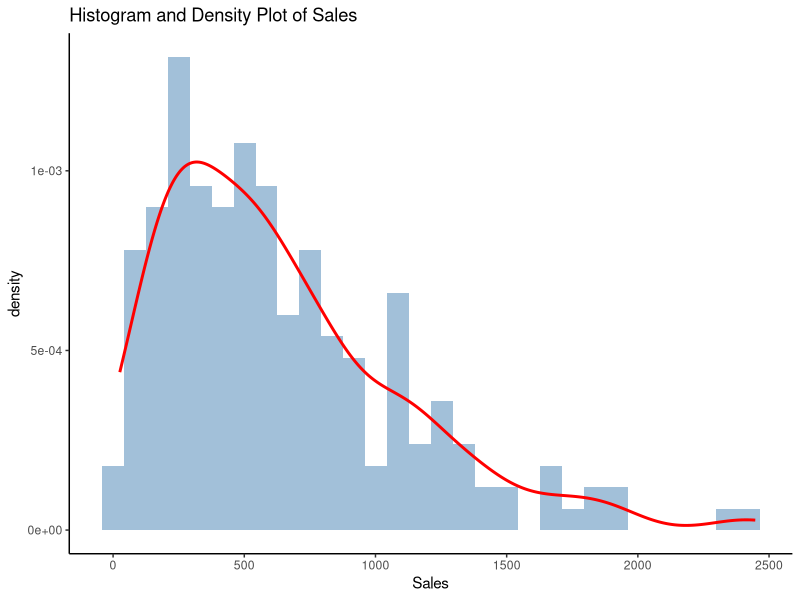
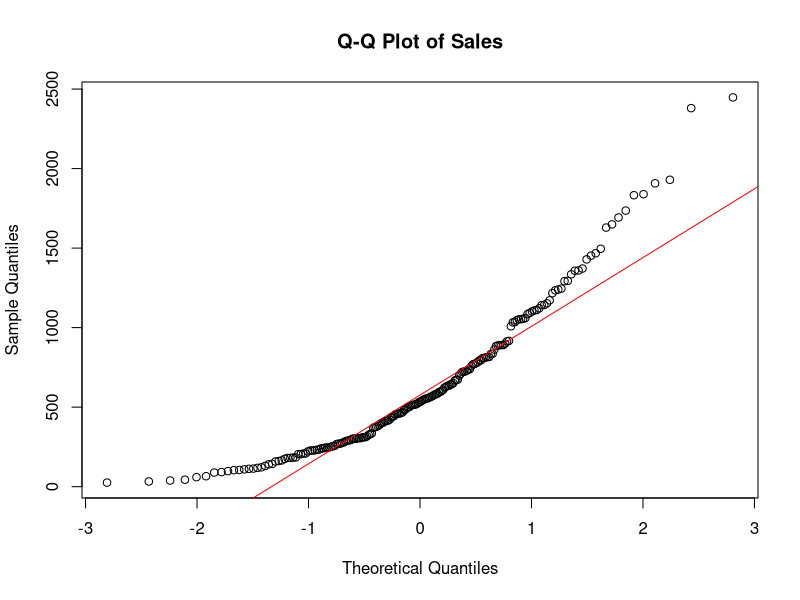
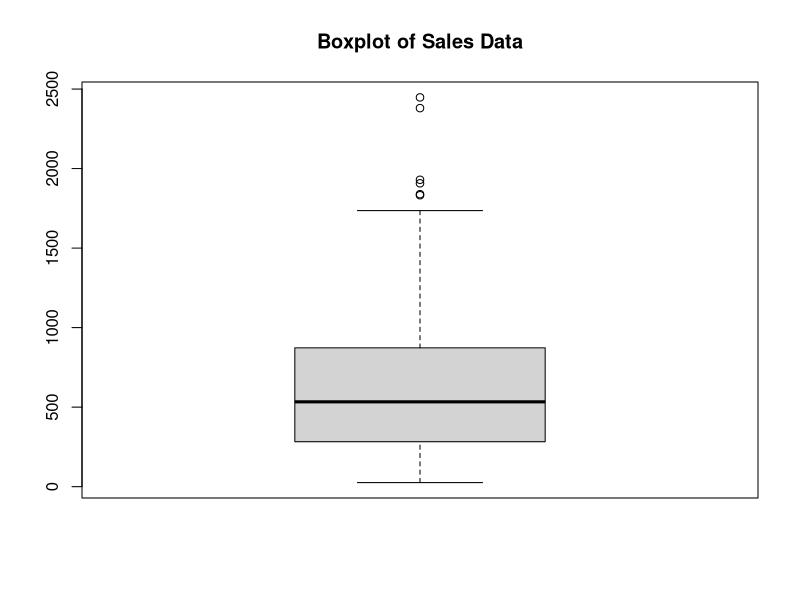
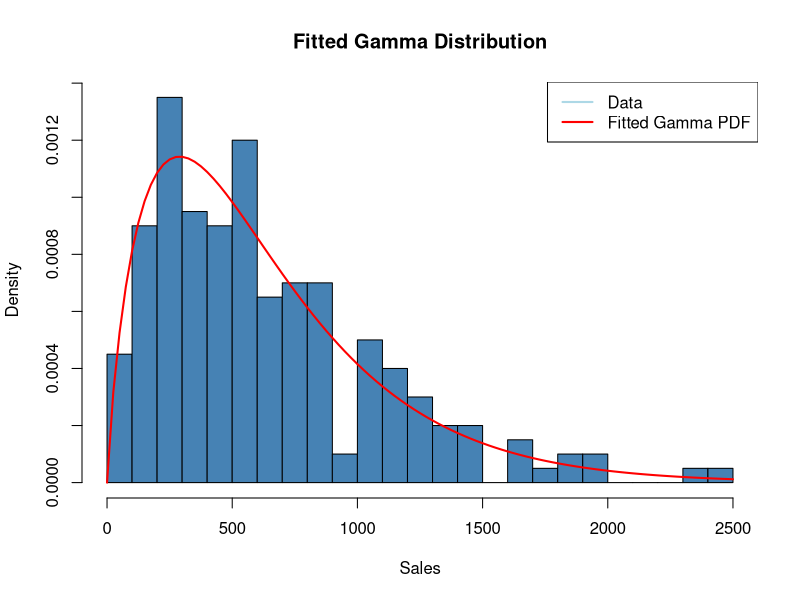
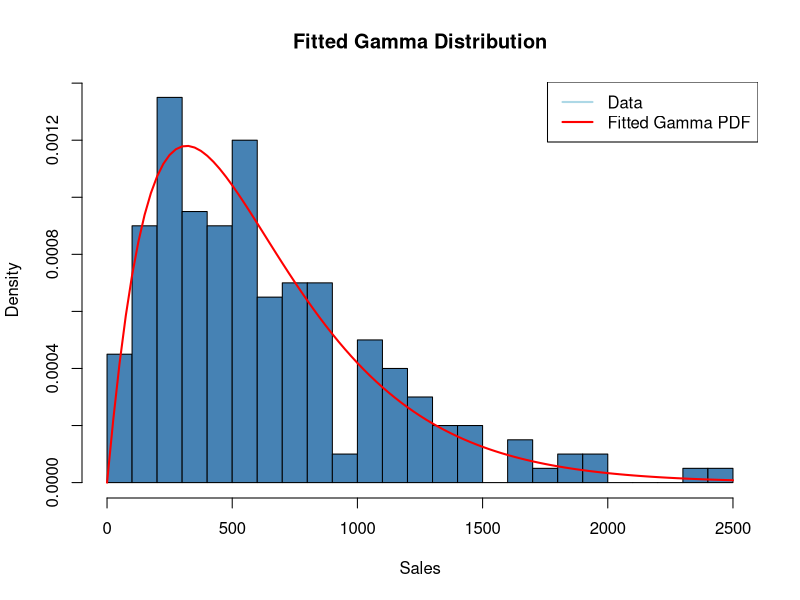
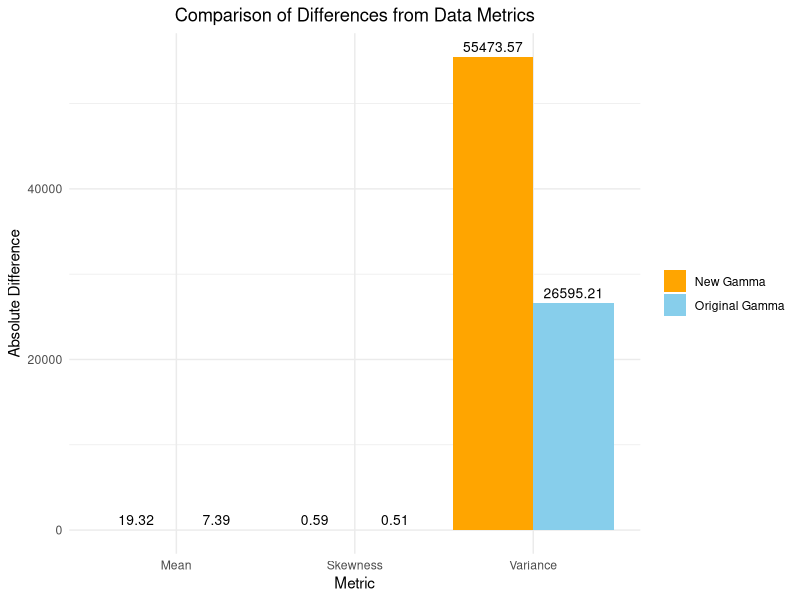
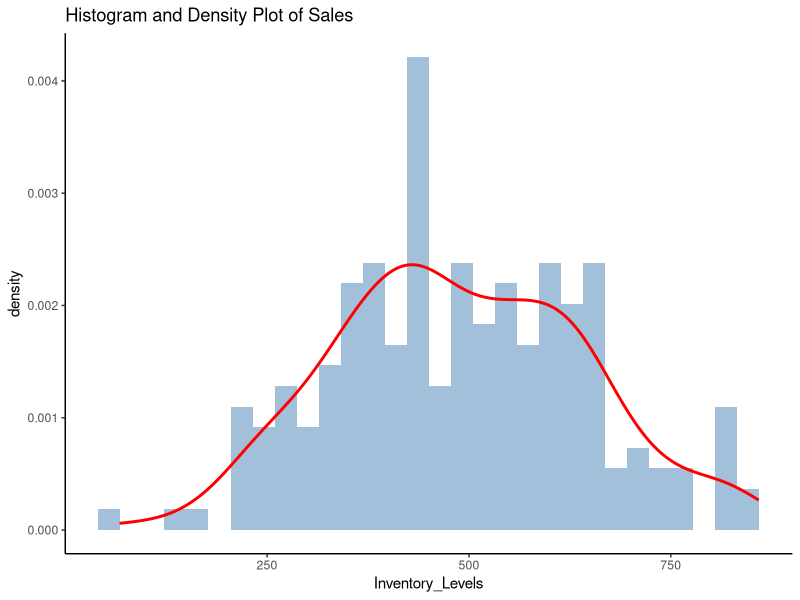
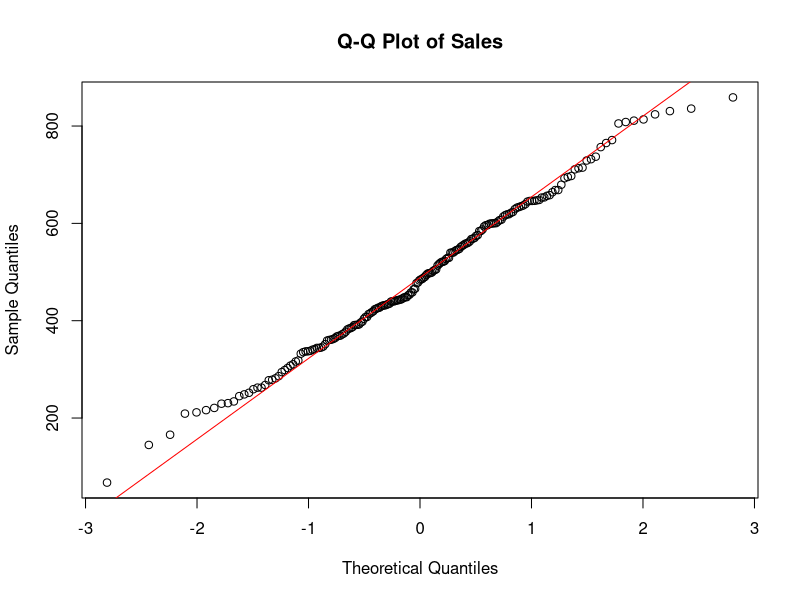

Reproduce these figures in R, in order.
## ---- chunk 1
library(dplyr)
library(e1071)
library(ggplot2)
library(MASS)
library(readr)
## ---- chunk 2
retail_df <- read_csv("synthetic_retail_data.csv")
## ---- chunk 3
head(retail_df)
## ---- chunk 4
glimpse(retail_df)
## ---- chunk 5
summary(retail_df)
## ---- chunk 6
# Isolate Sales data
retail_sales_df <- retail_df$Sales
summary(retail_sales_df)
sum(retail_sales_df<0)
sum(is.na(retail_sales_df))
shapiro.test(retail_sales_df)
## ---- chunk 7
ggplot(retail_df, aes(x = Sales)) +
  geom_histogram(aes(y = ..density..),
                 bins = 30, fill = "steelblue",
                 alpha = 0.5) +
  geom_density(color = "red", size = 1) +
  ggtitle("Histogram and Density Plot of Sales") +
  theme_classic()
## ---- chunk 8
qqnorm(retail_sales_df, 
       main = "Q-Q Plot of Sales")
qqline(retail_sales_df, 
       col = "red")
## ---- chunk 9
boxplot(retail_sales_df,
        main = "Boxplot of Sales Data")
## ---- chunk 10
sales_gamma_fit <- fitdistr(retail_sales_df, "gamma")
print(sales_gamma_fit)
## ---- chunk 11
# compute quantiles at 1% and and 99%
retail_sales_quantiles <- 
  quantile(retail_sales_df, probs =c(0.01,0.99))
# remove outliers below the 1% and above 99%
retail_sales_df_clean<- retail_sales_df[
  retail_sales_df >= retail_sales_quantiles[1] &
    retail_sales_df <= retail_sales_quantiles[2]
]
sales_gamma_fit_clean <- fitdistr(retail_sales_df_clean, "gamma")
print(sales_gamma_fit_clean)
## ---- chunk 12
hist(retail_sales_df,
     breaks = 30,
     probability = TRUE, 
     main = "Fitted Gamma Distribution",
     xlab = "Sales",
     col = "steelblue")

curve(dgamma(x,
             shape = 1.8349640762,
             rate = 0.0028810166), 
      col = "red",
      lwd = 2, 
      add = TRUE)

legend("topright",
       legend = c("Data",
                  "Fitted Gamma PDF"), 
       col = c("lightblue",
               "red"), lwd = 2)
## ---- chunk 13
hist(retail_sales_df,
     breaks = 30,
     probability = TRUE, 
     main = "Fitted Gamma Distribution",
     xlab = "Sales",
     col = "steelblue")

curve(dgamma(x,
             shape = 2.0323543224,
             rate = 0.0032518379 ), 
      col = "red",
      lwd = 2, 
      add = TRUE)

legend("topright",
       legend = c("Data",
                  "Fitted Gamma PDF"), 
       col = c("lightblue",
               "red"), lwd = 2)

## ---- chunk 14
cmp_metrics <- c("Mean", "Variance", "Skewness")

cmp_data_values <- c(617.595, 165599.6, 0.8891198)

# Original Gamma differences
cmp_shape1 <- 2.0323543224

cmp_rate1 <- 0.0032518379

cmp_original_gamma_values <- 
  c(cmp_shape1 / cmp_rate1,
    cmp_shape1 / (cmp_rate1^2),
    2 / sqrt(cmp_shape1))

cmp_original_differences <- 
  abs(cmp_original_gamma_values - cmp_data_values)

# New Gamma differences
cmp_shape2 <- 1.8349640762
cmp_rate2 <- 0.0028810166

cmp_new_gamma_values <- 
  c(cmp_shape2 / cmp_rate2,
    cmp_shape2 / (cmp_rate2^2),
    2 / sqrt(cmp_shape2))
cmp_new_differences <-
  abs(cmp_new_gamma_values - cmp_data_values)

# Prepare data for ggplot
plot_data <- data.frame(
  Metric = rep(cmp_metrics,
               times = 2),
  Difference = 
    c(cmp_original_differences,
                 cmp_new_differences),
  Gamma = rep(c("Original Gamma",
                "New Gamma"), 
              each = length(cmp_metrics))
)

# Create the clustered bar plot
ggplot(plot_data, aes(x = Metric, y = Difference, fill = Gamma)) +
  geom_bar(stat = "identity", position = position_dodge(width = 0.9)) +
  geom_text(aes(label = round(Difference, 2)), 
            position = position_dodge(width = 0.9), 
            vjust = -0.5, size = 3.5) +
  labs(
    title = "Comparison of Differences from Data Metrics",
    x = "Metric",
    y = "Absolute Difference"
  ) +
  scale_fill_manual(values = c("Original Gamma" = "skyblue", "New Gamma" = "orange")) +
  theme_minimal() +
  theme(
    plot.title = element_text(hjust = 0.5),
    legend.title = element_blank()
  )

## ---- chunk 15
retail_inv_df <- retail_df$Inventory_Levels
summary(retail_inv_df)
sum(retail_inv_df<0)
sum(is.na(retail_inv_df))
shapiro.test(retail_inv_df)
## ---- chunk 16
ggplot(retail_df, aes(x = Inventory_Levels )) +
  geom_histogram(aes(y = ..density..),
                 bins = 30, fill = "steelblue",
                 alpha = 0.5) +
  geom_density(color = "red", size = 1) +
  ggtitle("Histogram and Density Plot of Sales") +
  theme_classic()
## ---- chunk 17
qqnorm(retail_inv_df, 
       main = "Q-Q Plot of Sales")
qqline(retail_inv_df, 
       col = "red")
## ---- chunk 18
boxplot(retail_inv_df,
        main = "Boxplot of Sales Data")
